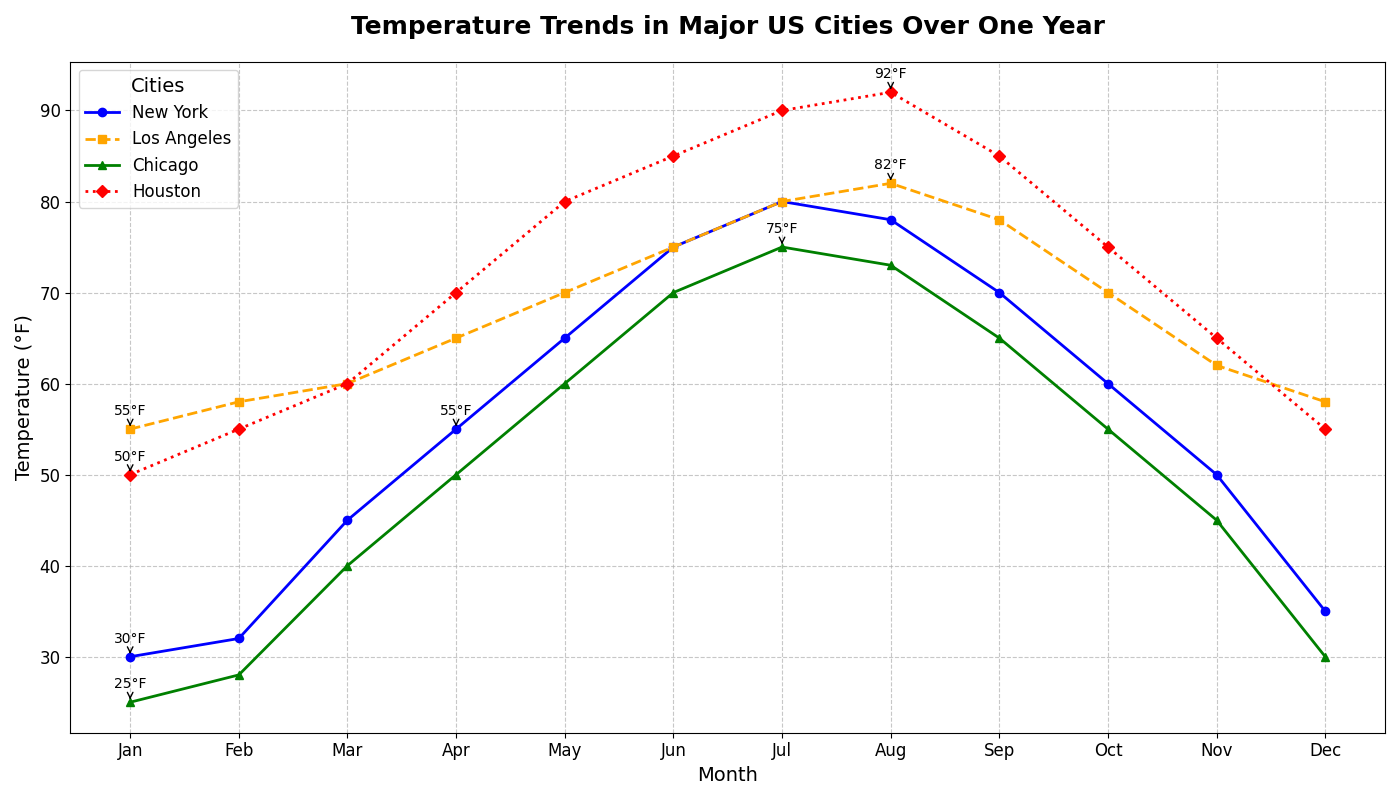

Source code (Python):
import matplotlib.pyplot as plt
import numpy as np

# Backstory: Tracking temperature changes across different US cities over one year

# Define the months
months = np.array(['Jan', 'Feb', 'Mar', 'Apr', 'May', 'Jun', 'Jul', 'Aug', 'Sep', 'Oct', 'Nov', 'Dec'])

# Construct temperature data for different cities (in Fahrenheit)
new_york = np.array([30, 32, 45, 55, 65, 75, 80, 78, 70, 60, 50, 35])
los_angeles = np.array([55, 58, 60, 65, 70, 75, 80, 82, 78, 70, 62, 58])
chicago = np.array([25, 28, 40, 50, 60, 70, 75, 73, 65, 55, 45, 30])
houston = np.array([50, 55, 60, 70, 80, 85, 90, 92, 85, 75, 65, 55])

# Create the figure and axis objects
fig, ax = plt.subplots(figsize=(14, 8))

# Plot the data for each city
ax.plot(months, new_york, marker='o', linestyle='-', markersize=6, linewidth=2, label='New York', color='blue')
ax.plot(months, los_angeles, marker='s', linestyle='--', markersize=6, linewidth=2, label='Los Angeles', color='orange')
ax.plot(months, chicago, marker='^', linestyle='-', markersize=6, linewidth=2, label='Chicago', color='green')
ax.plot(months, houston, marker='D', linestyle=':', markersize=6, linewidth=2, label='Houston', color='red')

# Set the title, labels, and legend with appropriate customization
ax.set_title("Temperature Trends in Major US Cities Over One Year", fontsize=18, fontweight='bold', pad=20)
ax.set_xlabel('Month', fontsize=14)
ax.set_ylabel('Temperature (°F)', fontsize=14)
ax.legend(title='Cities', fontsize=12, title_fontsize=14, loc='upper left')

# Enhance the grid for better readability
ax.grid(True, linestyle='--', alpha=0.7)

# Set ticks and their font size for better readability
plt.xticks(fontsize=12)
plt.yticks(fontsize=12)

# Annotate specific points
annotations = {
    'New York': [0, 3],   # coldest, warmest months (indices)
    'Los Angeles': [0, 7],
    'Chicago': [0, 6],
    'Houston': [0, 7]
}

for city, data in zip(['New York', 'Los Angeles', 'Chicago', 'Houston'], [new_york, los_angeles, chicago, houston]):
    for idx in annotations[city]:
        ax.annotate(f"{data[idx]}°F", 
                    (months[idx], data[idx]), 
                    textcoords="offset points", 
                    xytext=(0,10), 
                    ha='center',
                    arrowprops=dict(arrowstyle='->', linestyle='-', color='black'))

# Enable tight layout to avoid clipping
plt.tight_layout()

# Show the plot
plt.show()
